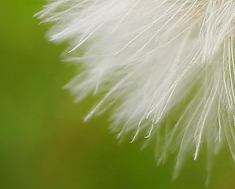
#> input picture py/image matting/dandelion/image.png, 235 x 189 px
$ python solve_fb.py   (older library calls are emulated)
#> lines starting #> are read from the running program, lines starting #| are printed output that depends on the picture; after the words box and inside, x2 and y2 are one past the last pixel; in counts of white or black regions, pixels touching at a corner belong together
import matplotlib.pyplot as plt
import numpy as np
import scipy.sparse
import scipy.misc
import time

np.random.seed(0)

def lstsq(A, b, max_steps, tolerance = 1e-20):
    x = np.zeros(A.shape[1])

    # replace AT with I for solving Ax = b without least square
    AT = A.T
    b = AT@b

    residual = b - AT@(A@x)
    p = residual
    residual_old = np.sum(residual**2)

    for i in range(max_steps):
        q = AT@(A@p)
        alpha = residual_old / np.sum(p*q)

        x += alpha*p
        residual -= alpha*q

        residual_new = np.sum(residual**2)

        if residual_new < tolerance:
            print("break after %d iterations"%i)
            break

        p = residual + residual_new/residual_old * p

        residual_old = residual_new

    return x

def flatten(x):
    return x.reshape(np.product(x.shape))

path = "dandelion"
image = scipy.misc.imread(path + "/image.png")/255.0
trimap = scipy.misc.imread(path + "/trimap.png")/255.0
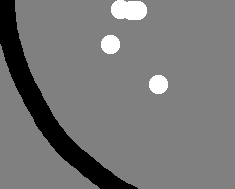
#> input picture py/image matting/dandelion/trimap.png, 235 x 189 px
alpha = scipy.misc.imread(path + "/alpha.png")/255.0
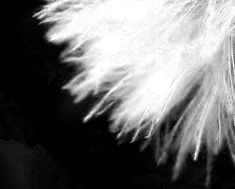
#> input picture py/image matting/dandelion/alpha.png, 235 x 189 px
#> alpha: shape (189, 235) float64; min 0, max 1, mean 0.428

height, width, depth = image.shape
#> height = 189; width = 235; depth = 3
wh = width*height
#> wh = 44415

trimap = trimap[:, :, 0]
#> trimap: shape (189, 235) float64
alpha = alpha.reshape((height, width, 1))
alphaf = flatten(alpha)

unknown = np.logical_and(trimap > 0.1, trimap < 0.9)
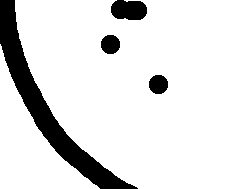
#> unknown: shape (189, 235) bool; 87.5% white; 4 black regions, box (x1, y1, x2, y2) and area: (0, 0, 138, 189) 4373, (111, 0, 147, 20) 608, (101, 35, 120, 54) 293, (149, 75, 168, 94) 293
known = np.logical_not(unknown)

def idx(y, x):
    return x + y*width

d = np.ones((height, width))
d[:, 0] = 0
d[0, :] = 0
d = flatten(d)

def debug(d):
    assert(len(d.shape) == 1)

    with open("js/debug.js", "w") as f:
        d = list(d)
        d = ",".join(map(str, d))
        f.write("var debug = [" + d + "]")

    print("debug data written to disk")
    import sys
    sys.exit(0)

I = scipy.sparse.spdiags(d, 0, wh, wh)
Dx = scipy.sparse.spdiags(-d[-idx(0, -1):], idx(0, -1), wh, wh)
Dy = scipy.sparse.spdiags(-d[-idx(-1, 0):], idx(-1, 0), wh, wh)

W0 = scipy.sparse.spdiags(np.sqrt(np.abs((I + Dx)@alphaf)), 0, wh, wh)
W1 = scipy.sparse.spdiags(np.sqrt(np.abs((I + Dy)@alphaf)), 0, wh, wh)

F = np.zeros(image.shape)
B = np.zeros(image.shape)

for i in range(3):
    color = flatten(image[:, :, i])

    alpha0 = scipy.sparse.spdiags(0 + alphaf, 0, wh, wh)
    alpha1 = scipy.sparse.spdiags(1 - alphaf, 0, wh, wh)

    A = scipy.sparse.bmat([
        [alpha0, alpha1],
        [W0@I + W0@Dx, None],
        [W1@I + W1@Dy, None],
        [None, W0@I + W0@Dx],
        [None, W1@I + W1@Dy],
    ])

    b = np.concatenate([
        color,
        np.zeros(wh*4),
    ])

    t0 = time.clock()
    x = lstsq(A, b, max_steps=100)
    t1 = time.clock()
    print("%f seconds"%(t1 - t0))

    F[:, :, i] = x[:wh].reshape((height, width))
    B[:, :, i] = x[wh:].reshape((height, width))
#> this loop made 3 passes
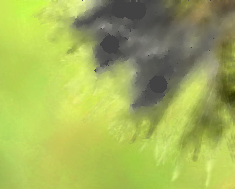
#> B: shape (189, 235, 3) float64; mean R, G, B 0.297, 0.345, 0.0666; drawn with min black and max white
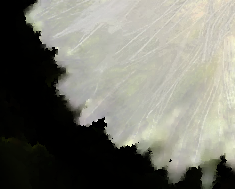
#> F: shape (189, 235, 3) float64; mean R, G, B 0.505, 0.505, 0.465; drawn with min black and max white

if 1:
    plt.subplot(2, 2, 1)
    plt.title("Naive method")
    plt.imshow(image*alpha)
    plt.axis('off')

    plt.subplot(2, 2, 2)
    plt.title("Intermediate foreground")
    plt.imshow(F)
    plt.axis('off')

    plt.subplot(2, 2, 3)
    plt.title("Foreground")
    plt.imshow(F*alpha, cmap='Greys_r')
    plt.axis('off')

    plt.show()
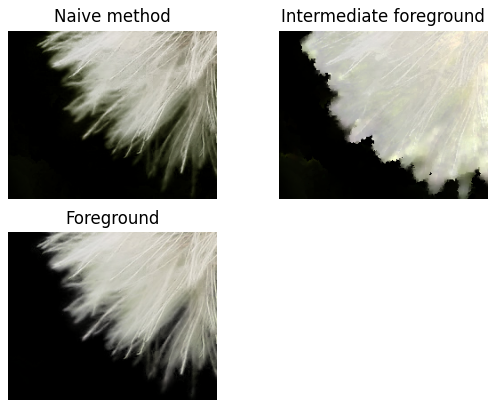
#> figure drawn by matplotlib, 3 panels
